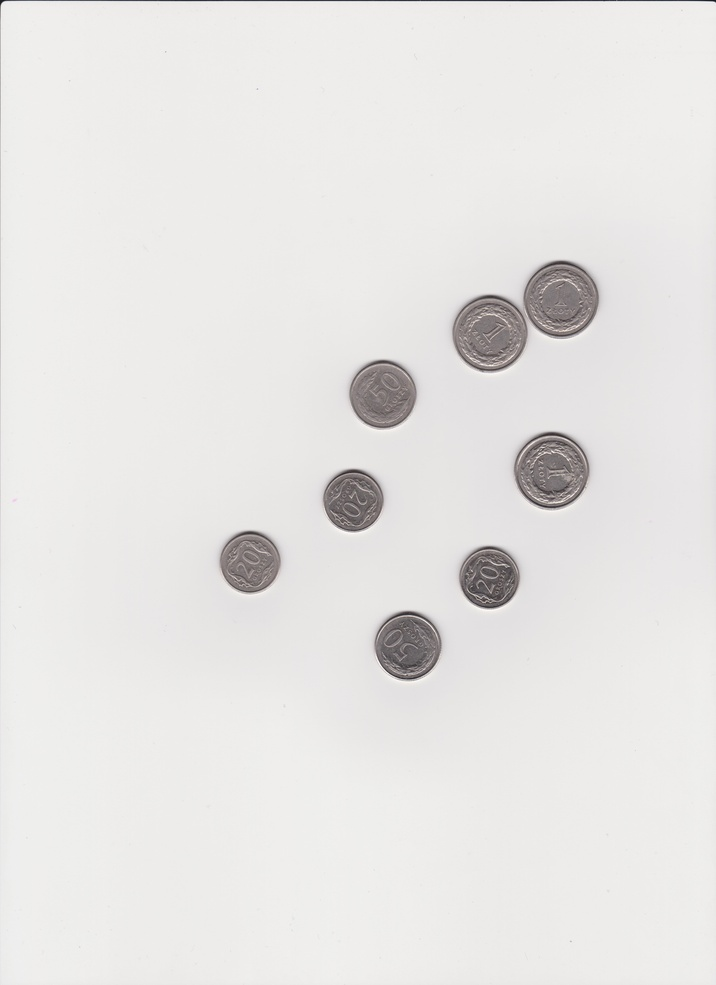
#> input picture 069.jpg, 716 x 985 px, shrunk from 5100 x 7014 before the run
$ jupyter execute --allow-errors Projekt.ipynb   (older library calls are emulated)
#> lines starting #> are read from the running program, lines starting #| are printed output that depends on the picture; after the words box and inside, x2 and y2 are one past the last pixel; in counts of white or black regions, pixels touching at a corner belong together
#> further down, source is the input picture: shape (985, 716, 3); mean R, G, B 230.4, 229, 227.4
[cell 1]
import matplotlib.pyplot as plt
import matplotlib.patches as mpatches
import numpy as np
from skimage import feature,img_as_ubyte,img_as_bool,morphology,io,measure
import cv2
from skimage.color import rgb2gray
import warnings
from skimage.segmentation import clear_border
from skimage.filters import threshold_li
warnings.filterwarnings('ignore')
import time

[cell 2]
#Funkcja pozwalająca wyświetlać łatwo nasz obraz w wybranej mapie kolorów
def showImg(im, title=None,colormap="gray", **kwargs):
    if 'cmap' not in kwargs:
        kwargs['cmap'] = colormap
    plt.figure(figsize=(15,10))
    plt.imshow(im, interpolation='none', **kwargs)
    if title:
        plt.title(title)
    plt.axis('off')

#Funkcja pozwalająca wyświetlać dwa obrazy obok siebie
def show2imgs(im1, im2, title1='Obraz pierwszy', title2='Obraz drugi', size=(15,10)):
    f, (ax1, ax2) = plt.subplots(1,2, figsize=size)
    ax1.imshow(im1, cmap='gray')
    ax1.axis('off')
    ax1.set_title(title1)

    ax2.imshow(im2, cmap='gray')
    ax2.axis('off')
    ax2.set_title(title2)
    plt.show()

[cell 3]
#Funkcja sprawdzająca czy nie opuściliśmy obszaru obrazu
# [20 lines left out: functions stillImage, indexImg, not called in this run]


#Funkcja segmentująca (gdy odnajdzie piksel należący do obiektu wywoła funkcje indeksującą)
def segmentImg(image):
    segment_table = image.copy()
    cnt = 1
    x = 0
    for i in range(segment_table.shape[0]):
        for j in range(segment_table.shape[1]):
            if segment_table[i][j] == 255:
                x += 1
                segment_table[i][j] = cnt
                indexImg(i,j,segment_table,cnt)
                cnt += 1


    return x,segment_table

[cell 4]
def pretreatment(image):
    #Kopia by nie utracić obrazu oryginalnego
    im=image.copy()
    #Konwersja do greyscale oraz zamiana typu na ubyte [0-255] 8bit
    im = img_as_ubyte(rgb2gray(im))
    #Filtr dolnoprzepustowy aby poprawić obraz (niwelujemy różnice w jasności)
    im = cv2.blur(im, (7,7))
    #Ustalenie progu binaryzacji
    th = threshold_li(im)
#> th = 169.3
    #Binaryzacja LI naszego obrazu greyscale
    th, im = cv2.threshold(im, th, 255, cv2.THRESH_BINARY_INV)
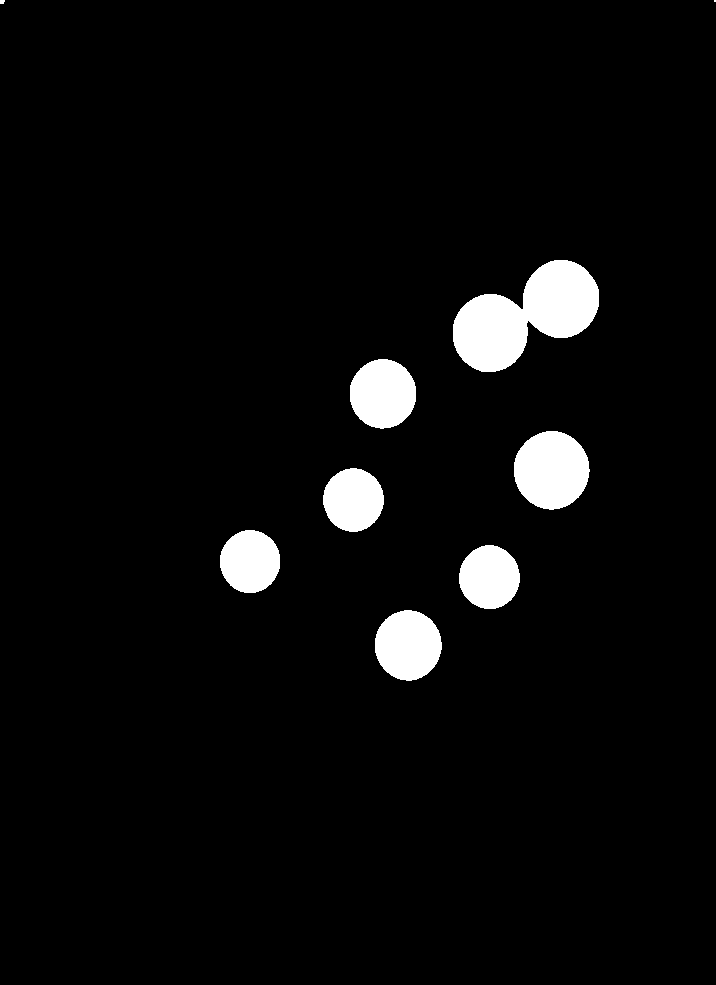
#> im: shape (985, 716); 4.3% white; 9 white regions (2 under 20 px), largest, box (x1, y1, x2, y2) and area: (453, 260, 599, 372) 9318, (514, 431, 590, 510) 4640, (375, 610, 442, 681) 3683
#> th = 169
    #Ustalamy element strukturalny
    element = np.ones((11,11),np.uint8)
    #Morfologiczne zamknięcie na obrazie binarnym
    im = cv2.morphologyEx(im, op=cv2.MORPH_CLOSE, kernel=element, iterations=2)
#> im: shape (985, 716); 4.3% white; 9 white regions (2 under 20 px), largest, box (x1, y1, x2, y2) and area: (453, 260, 599, 372) 9583, (514, 431, 590, 510) 4640, (375, 610, 442, 681) 3683
    #Ustalamy element strukturalny
    morphKernel = cv2.getStructuringElement(cv2.MORPH_ELLIPSE, (21,21))
    #Wykrywamy krawędzie filtrem Canny'ego
    edgeIm = cv2.Canny(im, 50, 120)
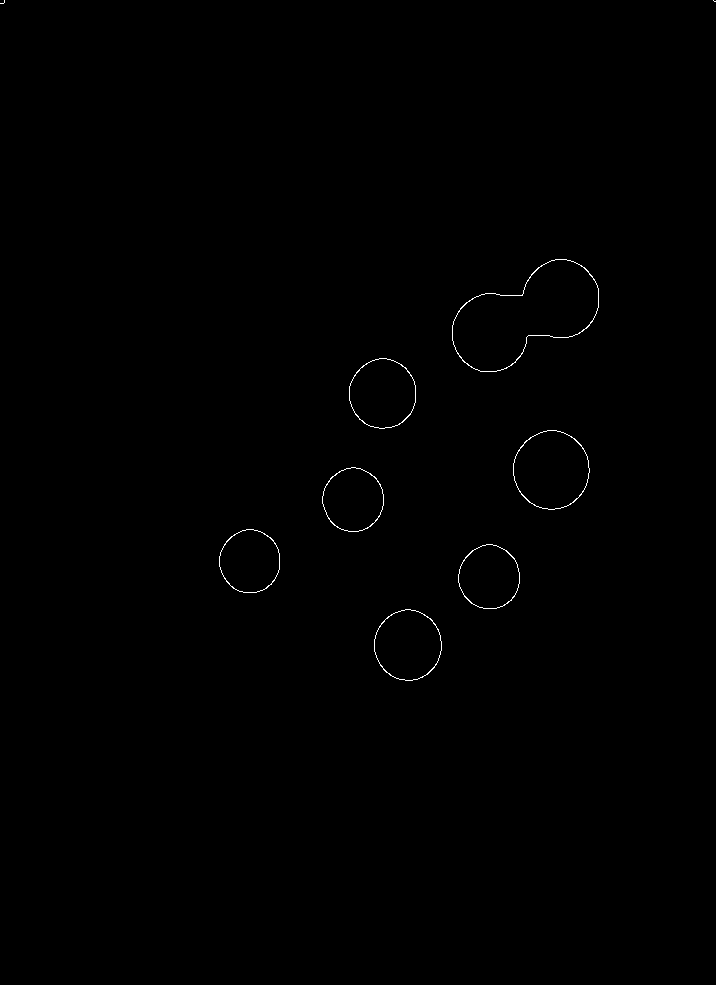
#> edgeIm: shape (985, 716); 0.25% white in thin lines or dots, all inside (x1, y1, x2, y2) = (0, 0, 716, 681)
    #Przeprowadzamy operacje zamknięcia na wyniku filtru Canny'ego
    edgeIm = cv2.morphologyEx(edgeIm, op=cv2.MORPH_CLOSE, kernel=morphKernel, iterations=17)
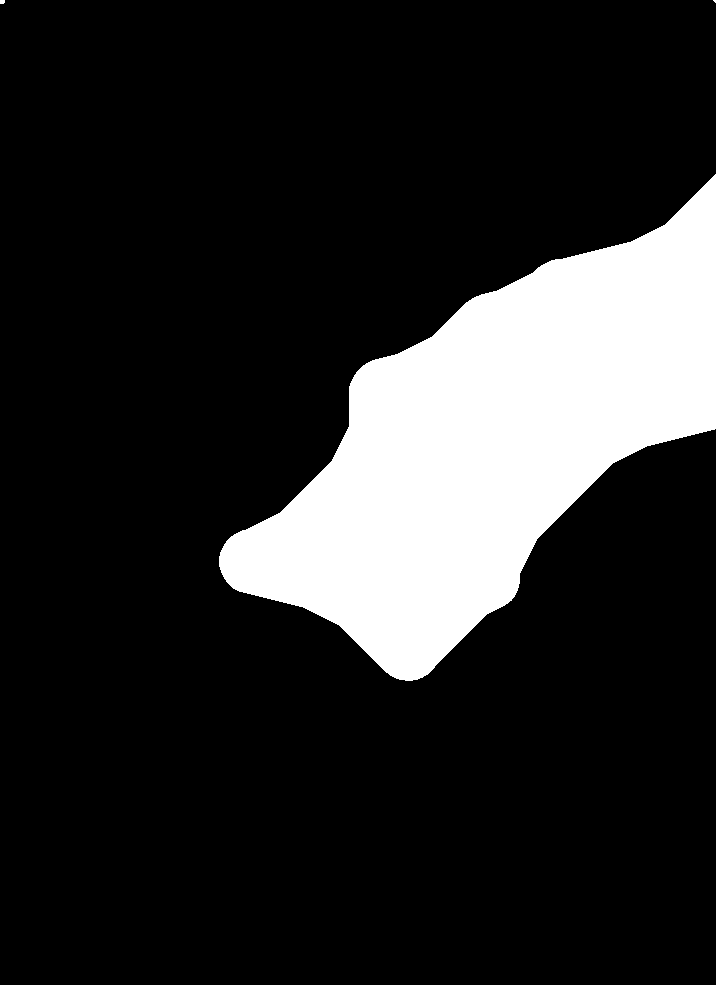
#> edgeIm: shape (985, 716); 16.3% white; 3 white regions (2 under 20 px), largest, box (x1, y1, x2, y2) and area: (219, 174, 716, 681) 114736
    #Negujemy nasz wynik (każdy z elementów tablicy) by otrzymać tablice przeciwną
    invEdgeIm = cv2.bitwise_not(edgeIm.copy())
    #Przeprowadzamy koniunkcje dwóch tablic dla każdego elementu
    im = np.bitwise_and(im, invEdgeIm)
#> im: shape (985, 716); every value is 0
    #Ustalamy jądro dla erozji
    kernel = np.ones((17,17),np.uint8)
    #Erodujemy obraz by rozdzielić obiekty
    im = cv2.erode(im, kernel=kernel, iterations=10)

    return im

#Wczytujemy interesujący nas obraz [068-082]
source = io.imread("069.jpg")
#Dokonujemy jego wstępnej obróbki
imageBin=pretreatment(source)
show2imgs(source,imageBin,"Obraz źródłowy","Po wstępnej obróbce")
#> in show2imgs, `plt.show()`:
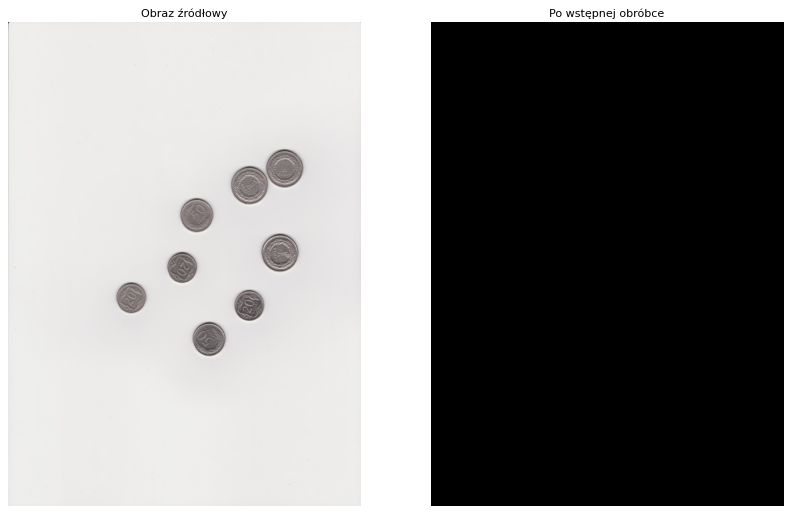
#> figure drawn by matplotlib, 2 panels

[cell 5]
#Liczmy czas naszej segmentacji (zazwyczaj [90-200]sekund)
start_time = time.time()
#Przeprowadzamy segmentacje z indeksacją
_, segment_table = segmentImg(imageBin)
#> after the loop in segmentImg, `for i in range(segment_table.shape[0]):`: cnt = 1; x = 0
elapsed_time  = time.time() - start_time
print("Segmentacja ukończona w {:.5} sekund".format(elapsed_time))

[cell 6]
showImg(segment_table,"Po segmentacji","tab20b")

#tworzmy tablice z unikalnymi posortowanymi obiektami (indeksami i iliością pikseli)
objectArray=np.unique(segment_table, return_counts=True)
#> objectArray = ([0], [705260])


#Tworzymy słownik łącząc numer obiektu(index) z ilością pikseli mu odpowiadającą
objectDictionary=dict(zip(objectArray[0][1:],objectArray[1][1:]))
#> objectDictionary = 0 items
#Zaczynamy od 1 gdyż na miejscu 0 mamy liczbe wszystkich pikseli w obrazie


#Liczmy ile na obrazie procentowo zajmują nasze obiekty
percentage=100*sum(objectArray[1][1:])/objectArray[1][0]
#> percentage = 0
print("Obiektów jest {} i zajmują około {:.4}% obrazu".format(objectArray[0][-1],percentage))
#| Obiektów jest 0 i zajmują około 0.0% obrazu

[cell 7]
imageWithValues=source.copy()
regions=measure.regionprops(segment_table)
#> regions = []

#Blur ze względu na czytelność danych wyjściowych
imageWithValues=cv2.blur(imageWithValues, (21,21))
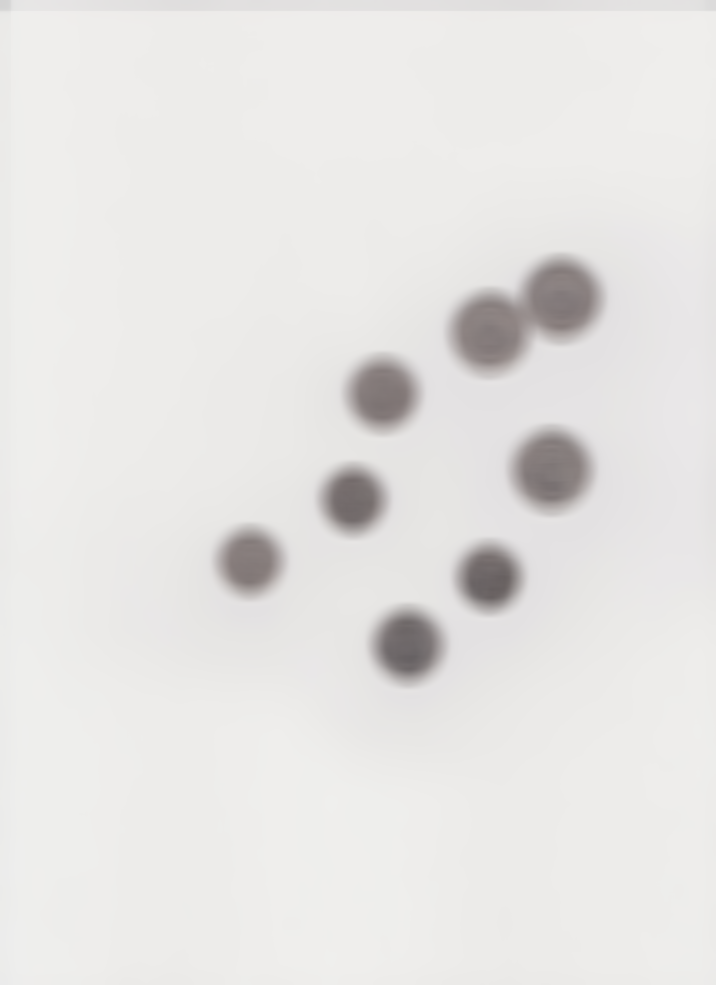
#> imageWithValues: shape (985, 716, 3); mean R, G, B 230.5, 229.1, 227.5
showImg(imageWithValues,"Wartosci obiektów")

#Przygotowanie zmiennych potrzebnych do liczenia kwoty na obrazie
coins500 = 0
coins200 = 0
coins100 = 0
coins50 = 0
coins20 = 0
coins10 = 0
coins5 = 0
coins2 = 0
coins1 = 0


#Dla każdego z naszych indeksowanych obiektów nanosimy odpowiedni napis zależnie od jego ilości pikseli
#dodatkowo zwiększamy licznik monet danego typu jeśli wystąpiły
for region in regions:
    x, y = region.centroid
    area = region.area
    areaValue = str(int(area/100))
    coinColor="pink"

    if area>80000 and area <90000:
        areaValue="1zł"
        coinColor="darkblue"
        coins100+=1
    elif area>90000:
        areaValue="5zł"
        coinColor="indigo"
        coins500+=1
    elif area>65000 and area<80000:
        areaValue="2zł"
        coinColor="gold"
        coins200+=1
    elif area>50000 and area<65000:
        areaValue="50gr"
        coinColor="orange"
        coins50+=1
    elif area>36000 and area<45000:
        areaValue="20gr"
        coinColor="black"
        coins20+=1
    elif area>20000 and area<30000:
        areaValue="10gr"
        coinColor="white"
        coins10+=1
    elif area>45000 and area<50000:
        areaValue="5gr"
        coinColor="yellow"
        coins5+=1
    elif area>30000 and area<36000:
        areaValue="2gr"
        coinColor="purple"
        coins2+=1
    elif area>5000 and area<20000:
        areaValue="1gr"
        coinColor="red"
        coins1+=1
    #Wyświetlamy nasze wyniki w środku monet
    plt.text(y, x, areaValue, color=coinColor, ha='center', va='center')
#> this loop made 0 passes
#> after the loop, coins1 = 0; coins10 = 0; coins100 = 0; coins2 = 0; coins20 = 0; coins200 = 0; coins5 = 0; coins50 = 0; coins500 = 0

[cell 8]
#Wyświetlamy dane wyjściowe o ilości monet danego typu
print("Wszystkich monet:",objectArray[0][-1])
#| Wszystkich monet: 0
print('monet 5zł jest:', coins500)
#| monet 5zł jest: 0
print('monet 2zł jest:', coins200)
#| monet 2zł jest: 0
print('monet 1zł jest:', coins100)
#| monet 1zł jest: 0
print('monet 50gr jest:', coins50)
#| monet 50gr jest: 0
print('monet 20gr jest:', coins20)
#| monet 20gr jest: 0
print('monet 10gr jest:', coins10)
#| monet 10gr jest: 0
print('monet 5gr jest:', coins5)
#| monet 5gr jest: 0
print('monet 2gr jest:', coins2)
#| monet 2gr jest: 0
print('monet 1gr jest:', coins1)
#| monet 1gr jest: 0

#Liczmy kwote na obrazie
changeZL=5*coins500+2*coins200+coins100
#> changeZL = 0
changeGR=50*coins50+20*coins20+10*coins10+5*coins5+2*coins2+coins1
#> changeGR = 0
if int(changeGR/100)>0:
    changeZL+=int(changeGR/100)
    changeGR=changeGR%100

print("\n\nNa obrazie jest: {0}zł {1}gr".format(changeZL,changeGR))
#| Na obrazie jest: 0zł 0gr

[cell 9]
from scipy import ndimage as ndi
label_objects, nb_labels = ndi.label(imageBin)
#> label_objects: shape (985, 716) int32; every value is 0
#> nb_labels = 0
from scipy.spatial import distance
import math


#Funkcja obliczająca liczbe pikseli należących do obiektu
# [49 lines left out: functions getFigure, cog2, computeBB, computeFeret, not called in this run]


#Wypisanie danych
for i in range(nb_labels):
    pts = getFigure(label_objects, i+1)
    bb = computeBB(pts)
    feret = computeFeret(pts)

    print('Liczba punktow: ',len(pts),'\nSrodek ciezkosci: ', cog2(pts),'\nBlair-Bliss: ', bb,'\nFeret: ',feret, '\n---\n')

[cell 10]
#Funkcja obliczająca współczynnik Haralicka
# [9 lines left out: function computeHaralick, not called in this run]

#Tworzenie odpowiedniego słownika aby otrzymać centroid
data=[]
for key in objectDictionary.keys():
    _, contours, hier = cv2.findContours(np.uint8(segment_table==key), cv2.RETR_EXTERNAL, cv2.CHAIN_APPROX_NONE)
    for c in contours:
        M = cv2.moments(c)
        cX = int(M["m10"] / M["m00"])
        cY = int(M["m01"] / M["m00"])
        data.append({'id':key, 'centroid': (cX, cY), 'contours':c, 'area': objectDictionary[key]})
#> after the loop, data = []


for obj in data:
    points = getFigure(segment_table, obj["id"])
    centroid = obj["centroid"]
    har=computeHaralick(centroid,obj["contours"])

    print('Numer obiektu: {}\nHaralick: {}\n---\n'.format(obj["id"],har))
